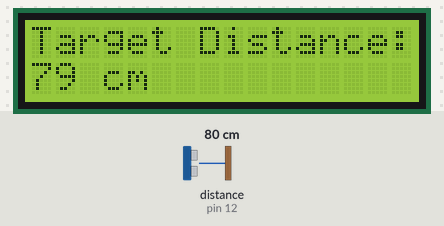
Bench run of a sketch on a simulated Arduino Uno, built with avr-gcc and run on an emulated ATmega328P. Shown: 16×2 character LCD. Wiring (inferred from the names in the program): ultrasonic range finder: trigger pin 13; echo pin 12. The test bench sets the inputs (shaded band); at power-on: distance to the obstacle (sensor on pin 12) 80 cm. The echo pulse lasts 58.3 µs per cm.

Above: at 1.2 s.
1.3 s: distance to the obstacle (sensor on pin 12) set to 2 cm
At 2.5 s:
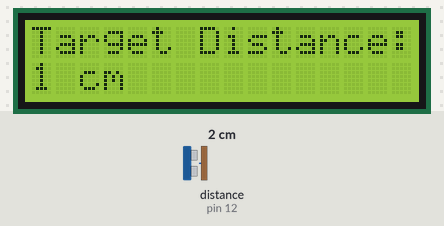
3.1 s: distance to the obstacle (sensor on pin 12) set to 4 cm
At 3.6 s:
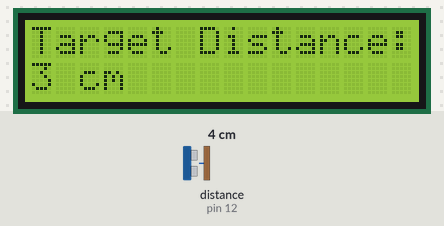
4.6 s: distance to the obstacle (sensor on pin 12) set to 9 cm
At 5.7 s:
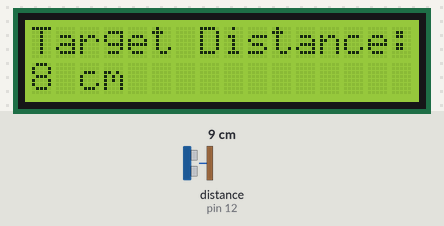
Timing chart, 0 to 7.6 s (numbered marks = the images above; inputs shaded):
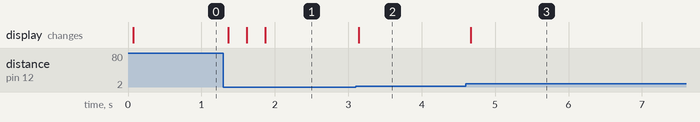

Measured:
- after the input at 1.3 s, the display: changes after 0.06 s (image 1)
- after the input at 3.1 s, the display: changes at once (image 2)
- after the input at 4.6 s, the display: changes after 0.07 s (image 3)

The sketch:

LED.ino
```cpp
#include <LiquidCrystal.h>
LiquidCrystal LCD(11,10,9,2,3,4,5);

#define trigPin 13
#define echoPin 12

void setup() {
  pinMode(trigPin, OUTPUT);
  pinMode(echoPin, INPUT);

  LCD.begin(16,2);
  LCD.setCursor(0,0);
  LCD.print("Target Distance:");


}

void loop() {
 long duration, distance;
 digitalWrite(trigPin, LOW);
 delayMicroseconds(2);
 digitalWrite(trigPin, HIGH);
 delayMicroseconds(10);
 digitalWrite(trigPin, LOW);
 duration = pulseIn(echoPin, HIGH);
 distance= (duration/2)/29.1;

 LCD.setCursor(0,1);
 LCD.print("                   ");
 LCD.setCursor(0,1);
 LCD.print(distance);
 LCD.print(" cm");
 delay(250);

}
```
